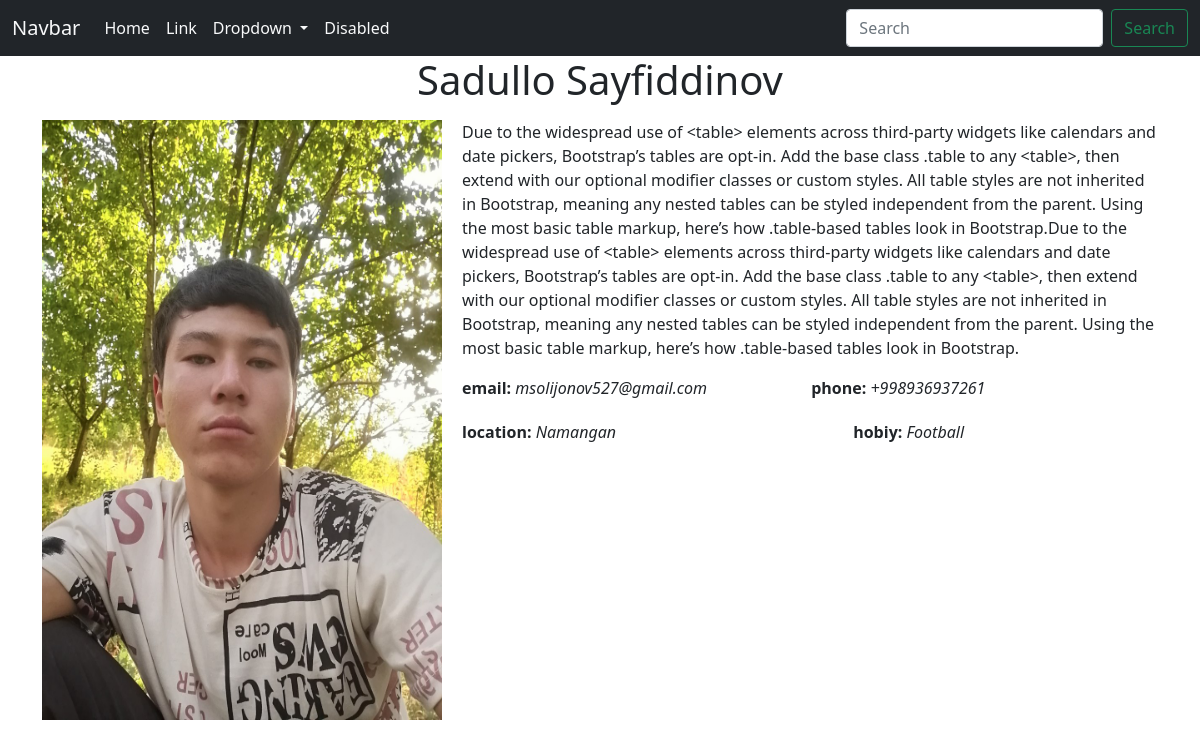
/detail/4/, run on the app's committed database.
### api/models.py (models this page shows, shortened)
class CrudModel(models.Model):
    first_name=models.CharField(max_length=100)
    last_name=models.CharField(max_length=100)
    email=models.CharField(max_length=100)
    phone=models.CharField(max_length=13,null=True,blank=True)
    location=models.CharField(max_length=100,null=True,blank=True)
    hobiy=models.CharField(max_length=100,null=True,blank=True)
    body=models.TextField(null=True,blank=True)
    img=models.ImageField(upload_to='img',null=True,blank=True)

### api/views.py (the view)
# urls.py: path('detail/<int:id>/',Detail.as_view(),name='detail'),
class Detail(View):
    def get(self,request,id):
        person=CrudModel.objects.get(id=id)
        return render(request,'detail.html',context={'person':person})

### templates/detail.html
{% extends "base.html" %}
{% block content %}
    <div class="container">
        <h1 class="mb-3 text-center">{{person.first_name}} {{person.last_name}}</h1>
        <div style="display: flex; justify-content: space-between; gap: 20px;">
            <img src="{{person.img.url}}" alt="" style="width: 400px; height: 75vh;">
            <div>
                <p style="float: right;">{{person.body|slice:1000}}</p>
                 <div>
                    <span>
                        <span style="font-weight: 900;">email:</span>
                        <i>{{person.email}}</i>
                    </span>
                    <span style="margin-left: 100px;">
                        <span style="font-weight: 900;">phone:</span>
                        <i>{{person.phone}}</i>
                    </span>
                </div>
                <div style=" margin-top:20px;">
                    <span>
                        <span style="font-weight: 900;">location:</span>
                        <i>{{person.location}}</i>
                    </span>
                    <span style="margin-left: 233px;">
                        <span style="font-weight: 900;">hobiy:</span>
                        <i>{{person.hobiy}}</i>
                    </span>
                </div>
            </div>
        </div>
    </div>
{% endblock  %}

### data on the page
CrudModel: first_name "Sadullo", last_name "Sayfiddinov", img (picture), body "Due to the widespread use of <table> elements across third-party widgets like calendars and date pickers, Bootstrap’s tables are opt-in. Add the base class .table to any <table>, then extend with our optional modifier classes or custom styles. All table styles are not inherited in Bootstrap, meaning any nested tables can be styled independent from the parent. Using the most basic table markup, here’s how .table-based tables look in Bootstrap.Due to the widespread use of <table> elements across third-party widgets like calendars and date pickers, Bootstrap’s tables are opt-in. Add the base class .table to any <table>, then extend with our optional modifier classes or custom styles. All table…", email "msolijonov527@gmail.com", phone "+998936937261", location "Namangan", hobiy "Football"
